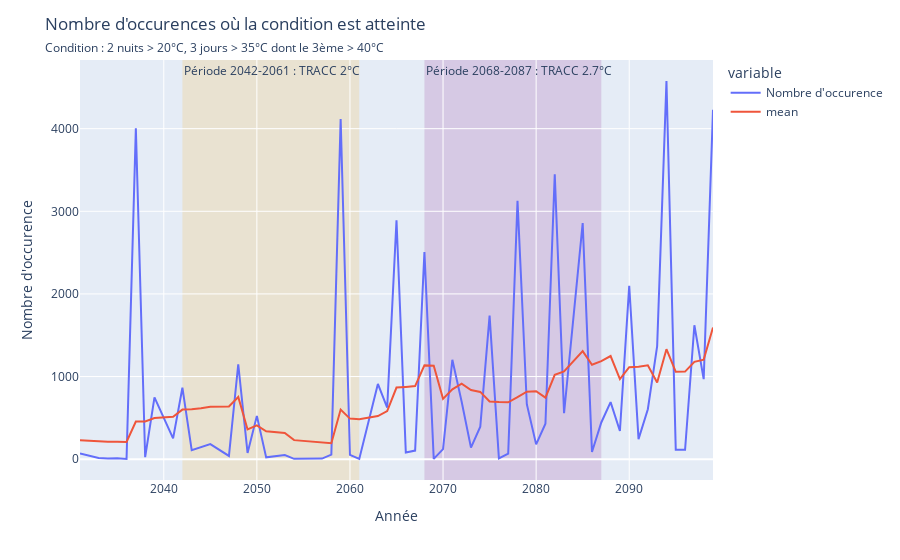

This figure's notebook cell:
### Code cell
fig = px.line(data_frame=df_to_plot.dropna(), x='year', y=['Nombre d\'occurence', 'mean'])
fig.add_vrect(
    x0=2042, x1=2061,
    fillcolor="orange", opacity=0.15,
    layer="below", line_width=0,
    annotation_text="Période 2042-2061 : TRACC 2°C", annotation_position="top left"
)
fig.add_vrect(
    x0=2068, x1=2087,
    fillcolor="purple", opacity=0.15,
    layer="below", line_width=0,
    annotation_text="Période 2068-2087 : TRACC 2.7°C", annotation_position="top left"
)
title = "Nombre d'occurences où la condition est atteinte"
subtitle = "Condition : 2 nuits > 20°C, 3 jours > 35°C dont le 3ème > 40°C"
fig.update_layout(
    title={
        'text': f"{title}<br><span style='font-size:12px;'>{subtitle}</span>",
    }
)
fig.update_yaxes(title="Nombre d'occurence")
fig.update_xaxes(title="Année")
fig.show()

### Figure 1 — Plotly figure (JSON) as saved in the notebook; plotly's stock layout.template omitted (floating-point values rounded to 4 significant figures)
{"data": [{"hovertemplate": "variable=Nombre d'occurence<br>year=%{x}<br>value=%{y}<extra></extra>", "legendgroup": "Nombre d'occurence", "line": {"color": "#636efa", "dash": "solid"}, "marker": {"symbol": "circle"}, "mode": "lines", "name": "Nombre d'occurence", "orientation": "v", "showlegend": true, "type": "scatter", "x": [2031, 2033, 2034, 2035, 2036, 2037, 2038, 2039, 2041, 2042, 2043, 2044, 2045, 2047, 2048, 2049, 2050, 2051, 2053, 2054, 2055, 2057, 2058, 2059, 2060, 2061, 2063, 2064, 2065, 2066, 2067, 2068, 2069, 2070, 2071, 2072, 2073, 2074, 2075, 2076, 2077, 2078, 2079, 2080, 2081, 2082, 2083, 2085, 2086, 2087, 2088, 2089, 2090, 2091, 2092, 2093, 2094, 2095, 2096, 2097, 2098, 2099], "xaxis": "x", "y": [70.0, 14.0, 7.0, 11.0, 3.0, 4004.0, 24.0, 748.0, 252.0, 865.0, 108.0, 149.0, 183.0, 39.0, 1149.0, 76.0, 524.0, 22.0, 49.0, 4.0, 2.0, 7.0, 55.0, 4118.0, 52.0, 3.0, 910.0, 625.0, 2892.0, 81.0, 104.0, 2508.0, 3.0, 121.0, 1203.0, 695.0, 140.0, 393.0, 1738.0, 9.0, 67.0, 3128.0, 665.0, 179.0, 429.0, 3449.0, 556.0, 2857.0, 86.0, 444.0, 690.0, 341.0, 2099.0, 242.0, 605.0, 1369.0, 4577.0, 115.0, 114.0, 1621.0, 968.0, 4229.0], "yaxis": "y"}, {"hovertemplate": "variable=mean<br>year=%{x}<br>value=%{y}<extra></extra>", "legendgroup": "mean", "line": {"color": "#EF553B", "dash": "solid"}, "marker": {"symbol": "circle"}, "mode": "lines", "name": "mean", "orientation": "v", "showlegend": true, "type": "scatter", "x": [2031, 2033, 2034, 2035, 2036, 2037, 2038, 2039, 2041, 2042, 2043, 2044, 2045, 2047, 2048, 2049, 2050, 2051, 2053, 2054, 2055, 2057, 2058, 2059, 2060, 2061, 2063, 2064, 2065, 2066, 2067, 2068, 2069, 2070, 2071, 2072, 2073, 2074, 2075, 2076, 2077, 2078, 2079, 2080, 2081, 2082, 2083, 2085, 2086, 2087, 2088, 2089, 2090, 2091, 2092, 2093, 2094, 2095, 2096, 2097, 2098, 2099], "xaxis": "x", "y": [228.4, 212.3, 211.8, 210.7, 208.2, 455.3, 455.8, 497.2, 513.4, 599.8, 603.6, 617.1, 634.7, 637.5, 752.1, 359.3, 409.3, 336.7, 316.4, 230.3, 219.7, 205.5, 192.7, 600.6, 490.9, 483.6, 522.2, 582.5, 866.8, 874.5, 884.7, 1135.0, 1130.0, 729.9, 845.0, 914.2, 837.2, 814.0, 698.6, 691.4, 687.7, 749.7, 815.9, 821.7, 744.3, 1020.0, 1061.0, 1308.0, 1142.0, 1186.0, 1248.0, 969.6, 1113.0, 1119.0, 1137.0, 928.9, 1331.0, 1057.0, 1060.0, 1177.0, 1205.0, 1594.0], "yaxis": "y"}], "layout": {"annotations": [{"showarrow": false, "text": "Période 2042-2061 : TRACC 2°C", "x": 2042, "xanchor": "left", "xref": "x", "y": 1, "yanchor": "top", "yref": "y domain"}, {"showarrow": false, "text": "Période 2068-2087 : TRACC 2.7°C", "x": 2068, "xanchor": "left", "xref": "x", "y": 1, "yanchor": "top", "yref": "y domain"}], "legend": {"title": {"text": "variable"}, "tracegroupgap": 0}, "margin": {"t": 60}, "shapes": [{"fillcolor": "orange", "layer": "below", "line": {"width": 0}, "opacity": 0.15, "type": "rect", "x0": 2042, "x1": 2061, "xref": "x", "y0": 0, "y1": 1, "yref": "y domain"}, {"fillcolor": "purple", "layer": "below", "line": {"width": 0}, "opacity": 0.15, "type": "rect", "x0": 2068, "x1": 2087, "xref": "x", "y0": 0, "y1": 1, "yref": "y domain"}], "title": {"text": "Nombre d'occurences où la condition est atteinte<br><span style='font-size:12px;'>Condition : 2 nuits > 20°C, 3 jours > 35°C dont le 3ème > 40°C</span>"}, "xaxis": {"anchor": "y", "domain": [0, 1], "title": {"text": "Année"}}, "yaxis": {"anchor": "x", "domain": [0, 1], "title": {"text": "Nombre d'occurence"}}}}
